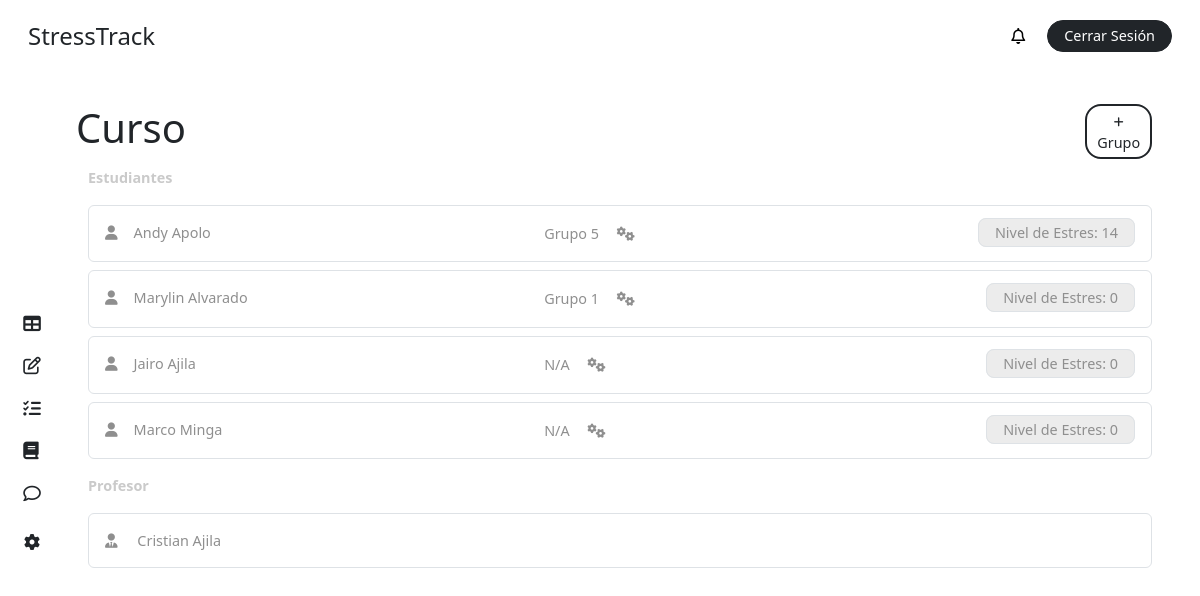
/course/ (signed in), run on an earlier commit of the app's database.
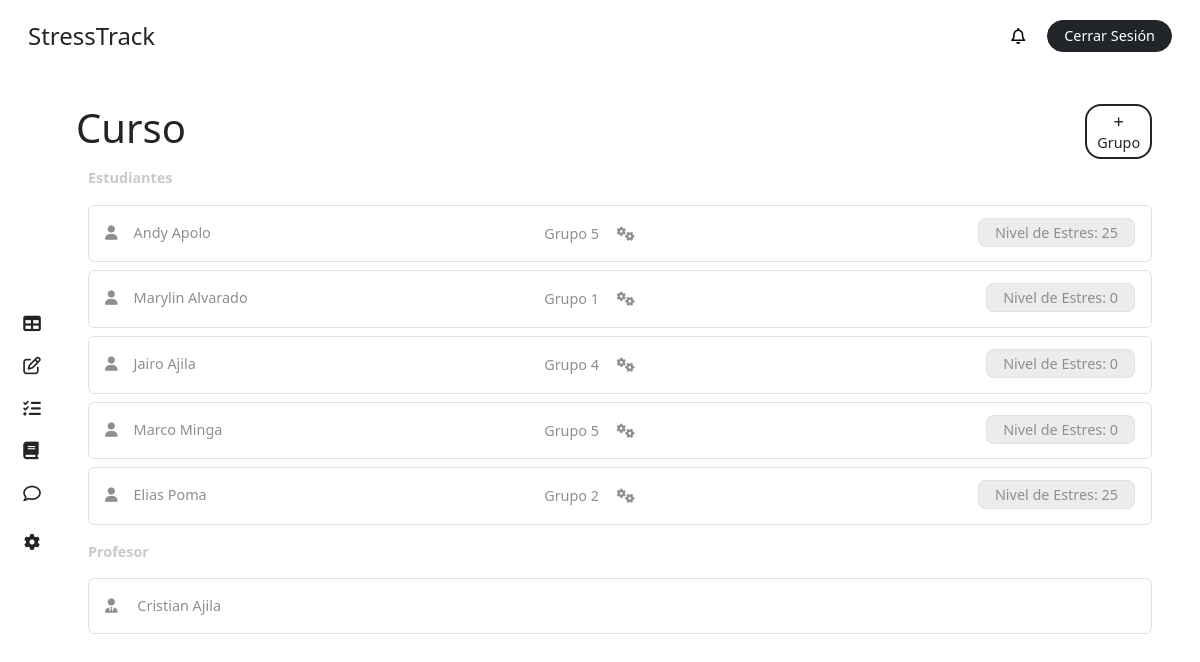
And on a later commit of the database.
### stress/models.py (models this page shows, shortened)
class CustomUser(AbstractBaseUser, PermissionsMixin):
    ROLE_CHOICES = [
        ('student', 'Alumno'),
        ('teacher', 'Profesor'),
        ('superuser', 'Administrador'),
    ]
    first_name = models.CharField(max_length=50, blank=True)
    last_name = models.CharField(max_length=50, blank=True)
    dni = models.CharField(max_length=10, unique=True, blank=True, null=True)
    email = models.EmailField(unique=True)
    role = models.CharField(max_length=20, choices=ROLE_CHOICES, default='student')
    is_active = models.BooleanField(default=True)
    is_staff = models.BooleanField(default=False)
    stress = models.IntegerField(default=0)
    share_stress_level = models.BooleanField(default=False)
    recommendation = models.ForeignKey(Recommendation, on_delete=models.SET_NULL, null=True, blank=True, related_name='users')
    course = models.ForeignKey(Course, on_delete=models.CASCADE, related_name='students', null=True, blank=True)
    group = models.ForeignKey(Team, on_delete=models.CASCADE, related_name='members', null=True, blank=True)
    objects = CustomUserManager()
    USERNAME_FIELD = 'email'
    REQUIRED_FIELDS = []

class Team(models.Model):
    name = models.CharField(max_length=20)
    course = models.ForeignKey(Course, on_delete=models.CASCADE, related_name='teams')
    def __str__(self):
        return f"{self.name}"

### stress/views.py (the view, shortened to what this page needs)
# urls.py: path('course/', views.course, name='course'),
@login_required
def course(request):
    user = request.user
    course = user.course if user.role == 'student' else user.teaching_courses.first()
    if course:
        students = course.students.filter(is_active=True).all()
        teacher = course.teacher
        groups = course.teams.all()
    else:
        students = None
        teacher = None
        groups = None
    context = {
        'students': students,
        'role': request.user.role,
        'groups': groups,
        'teacher': teacher,
        'course': course,
        'notifications': user.notifications.all(),
        'unread_notifications': user.notifications.filter(is_read=False).count(),
    }
    return render(request, 'dashboard/course.html', context)

### stress/templates/dashboard/course.html (shortened to what this page needs)
{% extends "base/dashboard_base.html" %}
{% block content %}
{% include "elements/dashboard_sidebar.html" with role=role %}
<main class="main p-4 pt-2 pe-5">
  <div class="my-4">
    <div class="row">
      <div class="col-11 p-0">
        <h1 class="m-0">Curso</h1>
      </div>
      {% if role == 'teacher' %}
        <div class="col-1 d-flex flex-column justify-content-center">
            <button
            class="fs-7 text-center rounded-4 bg-white border border-dark border-2 text-dark text-decoration-none py-1 px-2"
            data-bs-toggle="modal"
            data-bs-target="#addGroupModal"
            >
            <i class="fa-solid fa-plus fs-8"></i> Grupo
            </button>
        </div>
      {% endif %}
    </div>
    {% if not course %}
      {% if role == 'student' %}
        <div class="bg-inf p-3 rounded-2 text-gris my-4">
        <i class="fas fa-info-circle"></i> No estas matriculado a un curso por el
        momento.
        </div>
      {% else %}
        <div class="bg-inf p-3 rounded-2 text-gris my-4">
        <i class="fas fa-info-circle"></i> No estas asignado a un curso por el
        momento.
        </div>
      {% endif %}
    {% else %}
      <label class="text-grisillo fw-bold my-2">Estudiantes</label>
      {% if not students %}
        <div class="bg-inf p-3 rounded-2 text-gris">
          <i class="fas fa-info-circle"></i> No hay estudiantes matriculados por el momento.
        </div>
      {% else %}
        {% for student in students %}
            <div class="p-3 my-2 rounded-2 text-gris border border-1">
                <div class="row">
                    <div class="col-5">
                        <i class="fa-solid fa-user me-3"></i>{{ student.first_name }} {{ student.last_name }}
                    </div>
                    <div class="col-4">
                        {% if student.group %}
                            {{ student.group }}
                        {% else %}
                            N/A
                        {% endif %}
                        {% if role == 'teacher' %}
                            <button
                                data-bs-toggle="modal"
                                data-bs-target="#putTeamUser"
                                class="mx-2 bg-white border-0 text-gris put-team"
                                data-user='{"id": "{{ student.id }}"}'
                                title="Agregar a un grupo">
                                <i class="fa-solid fa-gears"></i>
                            </button>
                        {% endif %}
                    </div>
                    {% if role == 'student' %}
                        {% if student.share_stress_level %}
                            <div class="col-3 text-end">
                                <div
                                    class="ms-4 bg-color-grisillo py-1 px-3 border d-inline rounded-3 fs-7"
                                >
                                    Nivel de Estres: {{ student.stress }}
                                </div>
                            </div>
                        {% endif %}
                    {% else %}
                        <div class="col-3 text-end">
                            <div
                                class="ms-4 bg-color-grisillo py-1 px-3 border d-inline rounded-3 fs-7"
                            >
                                Nivel de Estres: {{ student.stress }}
                            </div>
                        </div>
                    {% endif %}
                </div>
            </div>
        {% endfor %}
      {% endif %}
      <label class="text-grisillo fw-bold my-2">Profesor</label>
      {% if teacher %}
            <div class="p-3 my-2 rounded-2 text-gris border border-1">
              <div class="row">
                <div class="col-12">
                  <i class="fa-solid fa-user-tie me-3"></i> {{ teacher.first_name }} {{ teacher.last_name }}
                </div>
              </div>
            </div>
      {% else %}
          <div class="bg-inf p-3 rounded-2 text-gris">
            <i class="fas fa-info-circle"></i> No hay un profesor asignado por el momento.
          </div>
      {% endif %}
    {% endif %}
  </div>
</main>
{% endblock %}

### stress/templates/base/dashboard_base.html (shortened to what this page needs)
{% load static %}
<!DOCTYPE html>
<html lang="en">
<head>
    <link rel="stylesheet" href="{% static 'css/main.css' %}">
    <link href="https://cdn.jsdelivr.net/npm/bootstrap@5.3.3/dist/css/bootstrap.min.css" rel="stylesheet">
</head>
<body>
    {% include "elements/dashboard_header.html" %}
    {% block content %}
    {% endblock %}
</body>
</html>

### stress/templates/elements/dashboard_header.html (shortened to what this page needs)
<header class="header d-flex justify-content-between align-items-center py-3 px-4">
    <div class="px-1">
        <a class="text-dark text-decoration-none fs-4" href="{% url 'panel' %}">StressTrack</a>
    </div>
    <div class="d-flex align-items-center px-1">
        <div class="dropdown me-3">
            <button class="bg-white position-relative border-0" id="notificationDropdown" data-bs-toggle="dropdown" aria-expanded="false">
                <i class="fa-regular fa-bell"></i>
            </button>
        </div>
        <a href="{% url 'logout' %}" class="text-decoration-none fs-7 bg-dark text-white border border-dark rounded-4 py-1 px-3">Cerrar Sesión</a>
    </div>
</header>

### stress/templates/elements/dashboard_sidebar.html (shortened to what this page needs)
<aside class="sidebar d-flex flex-column justify-content-center align-items-center">
    {% if role == 'student' %}
        <ul class="list-unstyled d-flex flex-column justify-content-center">
            <li class="py-2"><a class="text-decoration-none text-dark  fs-5_5" title="Panel" href="{% url 'panel' %}"><i
                        class="fa-solid fa-table"></i></a></li>
            <li class=" py-2"><a class="text-decoration-none text-dark fs-5_5" title="Tests" href="{% url 'list-test' %}"><i
                        class="fa-regular fa-pen-to-square"></i></a></li>
            <li class=" py-2"><a class="text-decoration-none text-dark fs-5_5" title="Tareas" href="{% url 'list-tasks' %}"><i
                        class="fa-solid fa-list-check"></i></a></li>
            <li class=" py-2"><a class="text-decoration-none text-dark fs-5_5" title="Curso" href="{% url 'course' %}"><i
                        class="fa-solid fa-book"></i></a></li>
        </ul>
    {% elif role == 'teacher' %}
        <ul class="list-unstyled d-flex flex-column justify-content-center">
            <li class="py-2"><a class="text-decoration-none text-dark  fs-5_5" title="Panel" href="{% url 'panel' %}"><i
                        class="fa-solid fa-table"></i></a></li>
            <li class=" py-2"><a class="text-decoration-none text-dark fs-5_5" title="Tests" href="{% url 'list-test' %}"><i class="fa-regular fa-pen-to-square"></i></a></li>
            <li class=" py-2"><a class="text-decoration-none text-dark fs-5_5" title="Tareas" href="{% url 'list-tasks' %}"><i
                        class="fa-solid fa-list-check"></i></a></li>
            <li class=" py-2"><a class="text-decoration-none text-dark fs-5_5" title="Curso" href="{% url 'course' %}"><i
                        class="fa-solid fa-book"></i></a></li>
            <li class=" py-2"><a class="text-decoration-none text-dark fs-5_5" title="Recomendaciones" href="{% url 'recommendation' %}">
                        <i class="fa-regular fa-comment"></i></a></li>
        </ul>
    {% endif %}
    <ul class="list-unstyled">
        <li class=""><a class="text-decoration-none text-dark" title="Perfil" href="{% url 'profile' %}"><i
                    class="fa-solid fa-gear"></i></a></li>
    </ul>
</aside>

### stress/static/css/main.css (style rules this page uses)
body { height: 100vh; margin: 0; padding: 0; display: grid; grid-template-columns: 4rem 1fr; grid-template-rows: 4.5rem 1fr; grid-template-areas: "header header" "side main"; gap: 0; background-color: white; }
.header { grid-area: header; background-color: white; }
.sidebar { grid-area: side; }
.main { grid-area: main; overflow-y: auto; }
.fs-5_5 { font-size: 1.1rem; }
.fs-7 { font-size: .9rem; }
.fs-8 { font-size: .7rem !important; }
.text-grisillo { color: #cacaca; font-size: .9rem; }
.text-gris { color: #8f8f8f !important; font-size: .9rem; }
.bg-color-grisillo { background-color: #ececec; }

What changed in the data, as far as the page shows it:
changed CustomUser "Andy": stress "14" → "25"
changed CustomUser "Jairo": group (not shown) → "Grupo 4"; no longer shows "N/A"
changed CustomUser "Marco": group (not shown) → "Grupo 5"; no longer shows "N/A"
added CustomUser: first_name "Elias", last_name "Poma", group "Grupo 2", stress "25"
